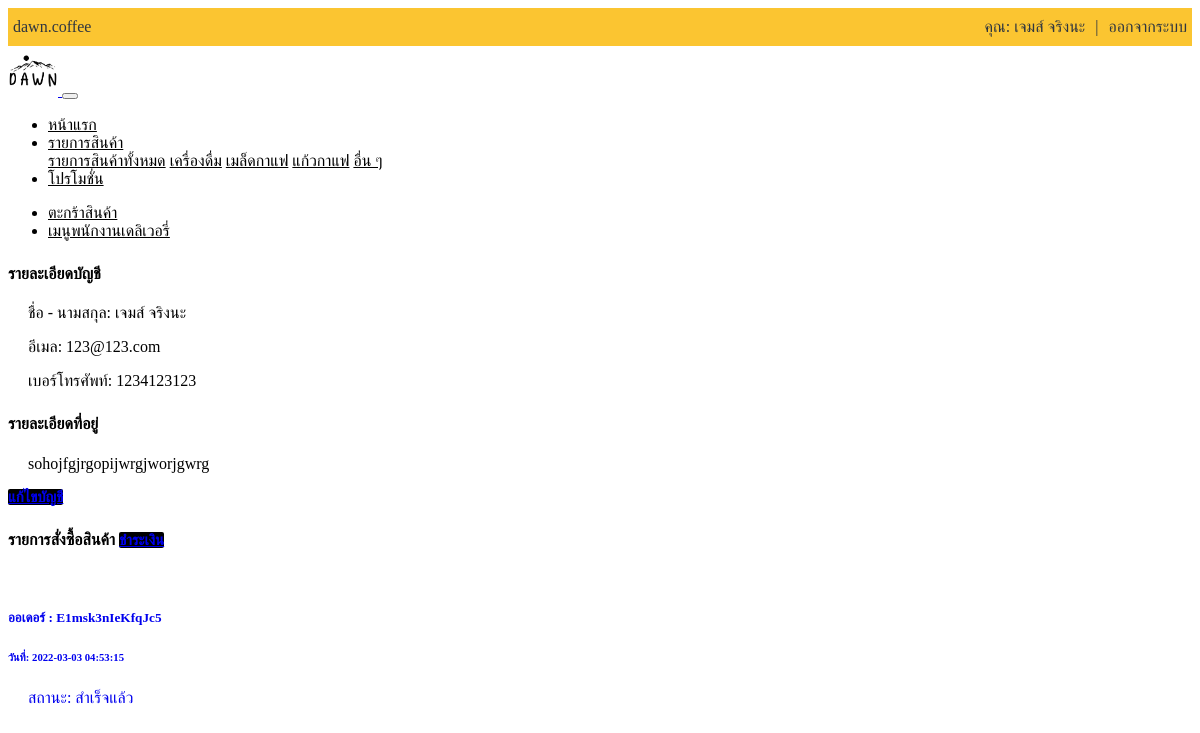
/auth/profile.php (signed in), run on the app's committed database.
### tables this page shows
CREATE TABLE `account` (
  `acc_id` int(5) NOT NULL,
  `acc_name` varchar(255) NOT NULL,
  `acc_password` varchar(255) NOT NULL,
  `acc_email` varchar(255) NOT NULL,
  `acc_address` varchar(255) NOT NULL,
  `acc_phone` varchar(255) NOT NULL,
  `acc_status` varchar(255) NOT NULL
);

CREATE TABLE `orders` (
  `order_id` int(5) NOT NULL,
  `order_date` datetime NOT NULL,
  `order_name` text NOT NULL,
  `order_address` text NOT NULL,
  `order_email` text NOT NULL,
  `order_tal` text NOT NULL,
  `order_key` text NOT NULL,
  `status` text NOT NULL,
  `order_track` text NOT NULL,
  `order_shiping` text NOT NULL,
  `order_rider` text NOT NULL,
  `order_rider_id` int(5) NOT NULL
);

### auth/profile.php (the view, shortened to what this page needs)
<?php include_once('include/navbar.php')?>
<?php if(isset($_SESSION['auth-id'])){?>
<?php
include('config.inc.php');
$sql = "SELECT * FROM account WHERE acc_id='".$_SESSION["auth-id"]."' ";
$result = mysqli_query($conn, $sql);
$row = mysqli_fetch_array($result);
extract($row);
?>
<div class="container">
<div class="container-fluid">
    <div class="user-info">
        <div class="row">
            <div class="col-md-6">
            <div class="user-name">
                <h4 class="title-menu">รายละเอียดบัญชี</h4>
                <p>ชื่อ - นามสกุล: <?=$acc_name?></p>
                <p>อีเมล: <?=$acc_email?></p>
                <p>เบอร์โทรศัพท์: <?=$acc_phone?></p>
            </div>
            <div class="user-addre">
                <h4 class="title-menu">รายละเอียดที่อยู่</h4>
                <p><?=$acc_address?></p>
            </div>
            <a href="?page=edit_profile" class="btn btn-primary btn-block">แก้ไขบัญชี</a>
            </div>
            <div class="col-md-6">
            <h4 class="title-menu">รายการสั่งซื้อสินค้า             <a href="?page=payment" class="btn btn-primary btn-block float-right">ชำระเงิน</a></h4>
            <br>
<?php
                    $order_sql = "SELECT * FROM orders WHERE order_email='".$acc_email."' ";
                    $result_order = mysqli_query($conn, $order_sql);
                    while($orders = mysqli_fetch_array($result_order)){
                    echo '
                    <a href="?page=orders&&OrderID='.$orders["order_id"].'" class="text-dark" style="text-decoration:none">
                        <div class="card mx-auto" style="">
                        <div class="card-body">
                            <h5 class="card-title">ออเดอร์ : '.$orders["order_key"].'</h5>
                            <h6 class="card-subtitle mb-2 text-muted">วันที่: '.$orders["order_date"].'</h6>
                            <p class="card-text">สถานะ: '.$orders["status"].'</p>
                        </div>
                        </div>
                    </a> ';
                    }
?>
            </div>
        </div>
    </div>
</div>
</div>
<?php }?>

### include/navbar.php (shortened to what this page needs)
<div class="acc-nav">
<ul class="ul-acc-nav">
  <div class="container">
  <li><a href="#"> <i class="fab fa-instagram"></i> dawn.coffee</a></li>
  <?php
      if(isset($_SESSION['auth-id'])){
        include('config.inc.php');
        $sql = "SELECT * FROM account WHERE acc_id='".$_SESSION["auth-id"]."' ";
        $result = mysqli_query($conn, $sql);
        $row = mysqli_fetch_array($result);
        extract($row);
  ?>
  <li style="float:right"><a href="?page=logout">ออกจากระบบ</a></li>
  <li style="float:right" ><a style="color: #2f3640;">|</a></li>
  <li style="float:right" ><a href="?page=profile">คุณ: <?=$acc_name?></a></li>
  <?php }?>
  </div>
</ul>
</div>
<nav class="navbar navbar-expand-md navbar-light bg-c-light">
  <div class="container">
  <a class="navbar-brand" href="?page=home">
    <img src="dist/img/logo_dawn.png" alt="logo" width="50px">
  </a>
  <button class="navbar-toggler" type="button" data-toggle="collapse" data-target="#navbarSupportedContent" aria-controls="navbarSupportedContent" aria-expanded="false" aria-label="Toggle navigation">
  </button>
  <div class="collapse navbar-collapse" id="navbarSupportedContent">
    <ul class="navbar-nav mr-auto">
      <li class="nav-item">
        <a class="nav-link" href="?page=home">หน้าแรก</a>
      </li>
      <li class="nav-item dropdown">
        <a class="nav-link dropdown-toggle" href="#" id="navbarDropdown" role="button" data-toggle="dropdown" aria-haspopup="true" aria-expanded="false">
          รายการสินค้า
        </a>
        <div class="dropdown-menu" aria-labelledby="navbarDropdown">
          <a class="dropdown-item" href="?page=allproduct">รายการสินค้าทั้งหมด</a>
          <a class="dropdown-item" href="?page=drink">เครื่องดื่ม</a>
          <a class="dropdown-item" href="?page=bean">เมล็ดกาแฟ</a>
          <a class="dropdown-item" href="?page=mug">แก้วกาแฟ</a>
          <a class="dropdown-item" href="?page=more">อื่น ๆ</a>
        </div>
      </li>
      <li class="nav-item">
        <a class="nav-link" href="?page=promotion">โปรโมชั่น</a>
      </li>
    </ul>
    <ul class="navbar-nav ml-auto">
            <?php
              if(isset($_SESSION['auth-id'])){
            ?>
        <li class="nav-item">
            <a class="nav-link" href="?page=cart"><i class="fas fa-shopping-cart"></i> ตะกร้าสินค้า</a>
        </li>
        <?php }?>
        <?php
        $nav_status = isset($_SESSION['auth-status']) ? $_SESSION['auth-status'] : '';
        if($nav_status == "delivery"){
          echo'
          <li class="nav-item ">
              <a class="nav-link" href="?page=delivery">เมนูพนักงานเดลิเวอรี่</a>
          </li>
          ';
        }
        ?>
    </ul>
  </div>
  </div>
</nav>

### include/navbar.php (style rules this page uses)
.ul-acc-nav { list-style-type: none; margin: 0; padding: 0; overflow: hidden; background-color: #fbc531; }
.ul-acc-nav li { float: left; }
.ul-acc-nav li a { display: block; color: #2f3640; text-align: center; padding: 10px 5px; text-decoration: none; }
.bg-c-light { background-color: white; }
.navbar-nav a { color: black !important; }

### auth/profile.php (style rules this page uses)
.title-menu { margin-top: 25px; }
.user-info p { margin-left: 20px; }
.btn { max-width: 150px; border-radius: 2px; font-size: 15px; font-weight: bold; background-color: black; border: 1px black; }

### data on the page
account: acc_name "เจมส์ จริงนะ", acc_email "123@123.com", acc_phone "1234123123", acc_address "sohojfgjrgopijwrgjworjgwrg"
orders: order_key "E1msk3nIeKfqJc5", order_date "2022-03-03 04:53:15", status "สำเร็จแล้ว"
